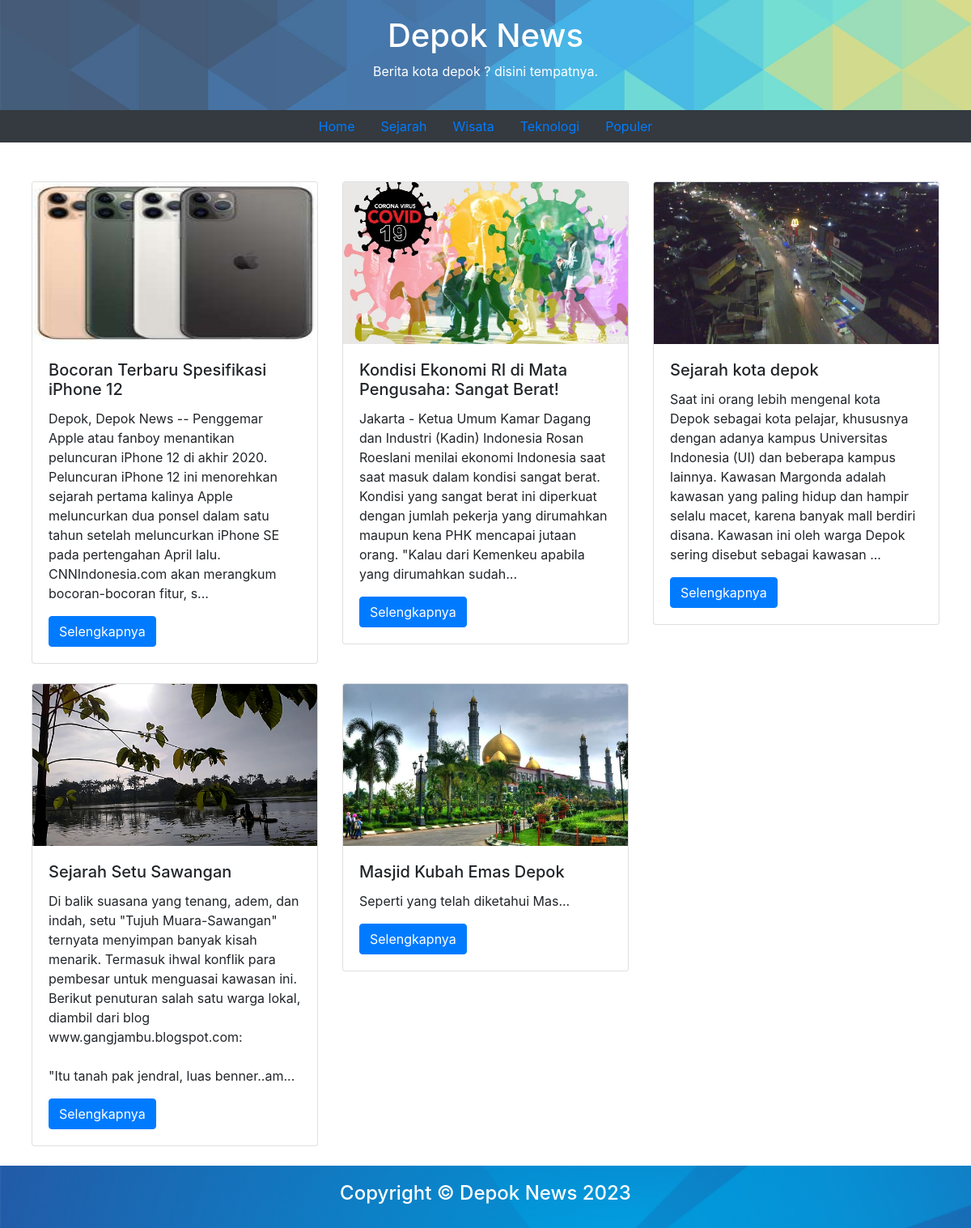
The page / on the database its author committed.
### tables this page shows
CREATE TABLE `berita` (
  `id` int(11) NOT NULL,
  `id_kategori` int(11) NOT NULL,
  `judul` text NOT NULL,
  `isi` text NOT NULL,
  `sumber` text NOT NULL,
  `gambar` varchar(255) NOT NULL,
  `pengirim` varchar(128) NOT NULL,
  `tanggal` date NOT NULL,
  `status` varchar(15) NOT NULL
);

### index.php (the view, shortened to what this page needs)
<!DOCTYPE html>
<html lang="en">
<head>
    <link rel="stylesheet" href="asset/style.css">
    <link rel="stylesheet" href="https://maxcdn.bootstrapcdn.com/bootstrap/4.0.0/css/bootstrap.min.css">
</head>
<body>
    <div class="header">
        <h1>Depok News</h1>
        <p>Berita kota depok ? disini tempatnya.</p>
    </div>
    <ul class="nav justify-content-center bg-dark">
      <li class="nav-item">
        <a class="nav-link active" href="index.php">Home</a>
      </li>
      <li class="nav-item">
        <a class="nav-link" href="sejarah-kota-depok.php">Sejarah</a>
      </li>
      <li class="nav-item">
        <a class="nav-link" href="wisata-kota-depok.php">Wisata</a>
      </li>
      <li class="nav-item">
        <a class="nav-link" href="teknologi-kota-depok.php">Teknologi</a>
      </li>
       <li class="nav-item">
        <a class="nav-link" href="populer-kota-depok.php">Populer</a>
      </li>
    </ul>
    <div class="container-fluid">
        <div class="row p-4">
            <?php
                $conn = mysqli_connect('localhost','root','','uts_depok_news');
                $query = "SELECT * FROM berita WHERE status = 'aktif' ORDER BY tanggal DESC";
                $sql = mysqli_query($conn, $query);
                while ($data = mysqli_fetch_array($sql)) {
                ?>
                <div class="col-md-4 pt-4">
                    <div class="card">
                      <img class="card-img-top" src="uploads/<?= $data['gambar'] ?>" height="200" alt="Home Image">
                      <div class="card-body">
                        <h5 class="card-title"><?= $data['judul'] ?></h5>
                        <p class="card-text"><?= substr($data['isi'], 0, 320)."..." ?></p>
                        <a href="#" onclick="window.open('<?= $data['sumber'] ?>')" class="btn btn-primary">Selengkapnya</a>
                      </div>
                    </div>
                </div>
             <?php } ?>
        </div>
    </div>
    <div class="footer">
        <h4 style="color:white;">Copyright &copy; Depok News <?= date('Y') ?></h2>
    </div>
</body>
</html>

### asset/style.css (style rules this page uses)
* { box-sizing: border-box; }
body { font-family: Arial, Helvetica, sans-serif; margin: 0; }
.header { padding: 20px; text-align: center; background: url('header.jpg'); background-position: center; background-repeat: no-repeat; background-size: cover; color: white; }
.header h1 { font-size: 40px; }
.row { display: -ms-flexbox; display: flex; -ms-flex-wrap: wrap; flex-wrap: wrap; }
.footer { padding: 20px; text-align: center; background: url('footer.png'); }

### rows shown on the page
berita: gambar (picture), judul "Bocoran Terbaru Spesifikasi iPhone 12", isi "Depok, Depok News -- Penggemar Apple atau fanboy menantikan peluncuran iPhone 12 di akhir 2020. Peluncuran iPhone 12 ini menorehkan sejarah pertama kalinya Apple meluncurkan dua ponsel dalam satu tahun setelah meluncurkan iPhone SE pada pertengahan April lalu. CNNIndonesia.com akan merangkum bocoran-bocoran fitur, s"
berita: gambar (picture), judul "Kondisi Ekonomi RI di Mata Pengusaha: Sangat Berat!", isi "Jakarta - Ketua Umum Kamar Dagang dan Industri (Kadin) Indonesia Rosan Roeslani menilai ekonomi Indonesia saat saat masuk dalam kondisi sangat berat. Kondisi yang sangat berat ini diperkuat dengan jumlah pekerja yang dirumahkan maupun kena PHK mencapai jutaan orang. \"Kalau dari Kemenkeu apabila yang dirumahkan sudah"
berita: gambar (placeholder picture), judul "Sejarah kota depok", isi "Saat ini orang lebih mengenal kota Depok sebagai kota pelajar, khususnya dengan adanya kampus Universitas Indonesia (UI) dan beberapa kampus lainnya. Kawasan Margonda adalah kawasan yang paling hidup dan hampir selalu macet, karena banyak mall berdiri disana. Kawasan ini oleh warga Depok sering disebut sebagai kawasan"
berita: gambar (placeholder picture), judul "Sejarah Setu Sawangan", isi "Di balik suasana yang tenang, adem, dan indah, setu \"Tujuh Muara-Sawangan\" ternyata menyimpan banyak kisah menarik. Termasuk ihwal konflik para pembesar untuk menguasai kawasan ini. Berikut penuturan salah satu warga lokal, diambil dari blog www.gangjambu.blogspot.com: \"Itu tanah pak jendral, luas benner..am"
berita: gambar (picture), judul "Masjid Kubah Emas Depok", isi "Seperti yang telah diketahui Mas"
